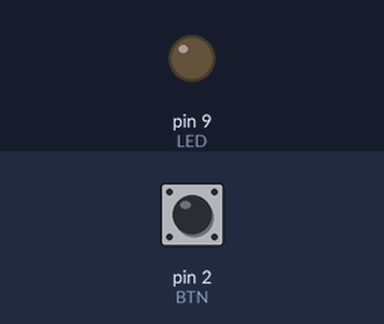
Recording of a sketch running on a simulated Arduino Uno, built with avr-gcc and run on an emulated ATmega328P. Parts: output pins drawn as LEDs (lit = HIGH). The inputs (shaded band) are chosen by the test bench; at power-on: pin 2 (BTN) HIGH.

Above: at 1.2 s.
1.3 s: pin 2 (BTN) pulled LOW for 0.15 s
At 2.1 s:
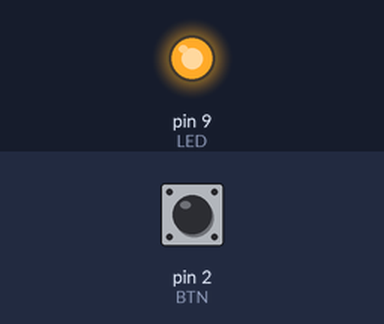
Timing chart, 0 to 7.8 s (numbered marks = the images above; inputs shaded):
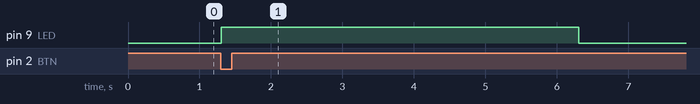

Measured:
- after the input at 1.3 s, pin 9 (LED): LOW → HIGH at once, → LOW 5.0 s later

The sketch:

Projeto_153_LED_temporizado_por_botao.ino
```cpp
// Projeto 153 - LED temporizado por botao
// Arduino Uno | Arduino Neon Lab

const byte BTN=2,LED=9;
unsigned long ate=0;bool anterior=HIGH;
void setup(){pinMode(BTN,INPUT_PULLUP);pinMode(LED,OUTPUT);}
void loop(){
 bool atual=digitalRead(BTN);
 if(anterior==HIGH && atual==LOW) ate=millis()+5000UL;
 anterior=atual;
 digitalWrite(LED,(long)(ate-millis())>0);
 delay(15);
}
```
